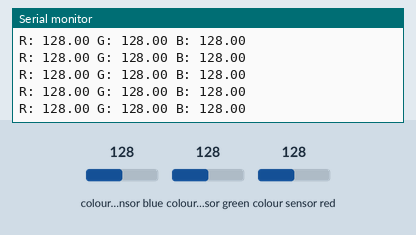
The sketch below on a simulated Arduino Uno, built with avr-gcc and run on an emulated ATmega328P. Parts: the last lines printed to the serial monitor. The inputs (shaded band) are chosen by the test bench; at power-on: colour sensor blue 128, colour sensor green 128, colour sensor red 128.

Above: at 1.2 s.
1.3 s: colour sensor blue set to 5
At 1.36 s:
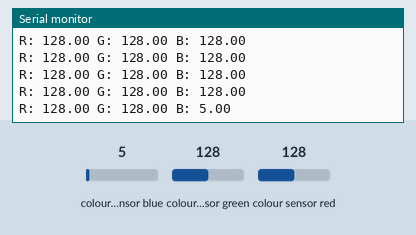
4.3 s: colour sensor green set to 5
At 4.3 s:
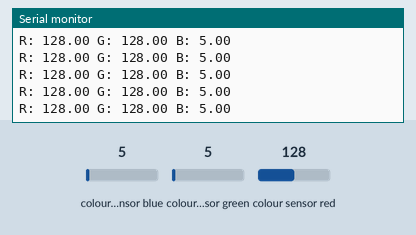
7.3 s: colour sensor blue set to 64
At 7.35 s:
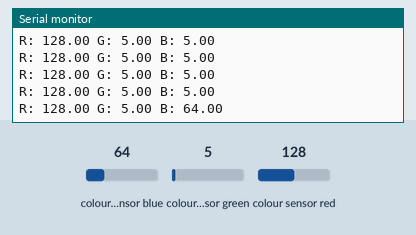
10.3 s: colour sensor red set to 5
At 10.34 s:
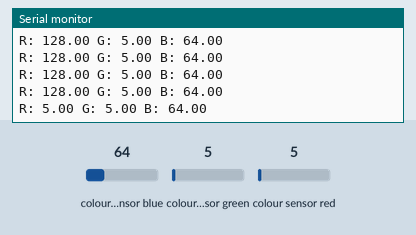
Timing chart, 0 to 12.8 s (numbered marks = the images above; inputs shaded):
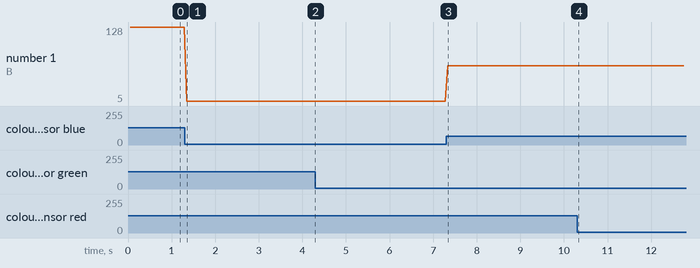

Measured:
- after the input at 1.3 s, the serial monitor: prints a new line at once (image 1)
- after the input at 7.3 s, the serial monitor: prints a new line at once (image 3)
- after the input at 10.3 s, the serial monitor: prints a new line at once (image 4)
- plotted number 1: 128 → 5 after the input at 1.3 s, 5 → 64 after the input at 7.3 s

The sketch:

test.ino
```cpp
#include <Adafruit_TCS34725.h>
#include <Wire.h>
#include "Adafruit_TCS34725.h"

/* Example code for the Adafruit TCS34725 breakout library */

/* Connect SCL to analog 5
Connect SDA to analog 4
Connect VDD to 3.3V DC
Connect GROUND to common ground */

/* Initialise with default values (int time = 2.4ms, gain = 1x) */
///Adafruit_TCS34725 tcs = Adafruit_TCS34725();
Adafruit_TCS34725 tcs = Adafruit_TCS34725(TCS34725_INTEGRATIONTIME_50MS, TCS34725_GAIN_16X);


void setup(void) {
Serial.begin(9600);

if (tcs.begin()) {
Serial.println("Found sensor");
} else {
Serial.println("No TCS34725 found ... check your connections");
while (1);
}

// Now we're ready to get readings!
}

void loop(void) {
float r,g,b;
tcs.getRGB(&r,&g,&b);
Serial.print("R: "); Serial.print(r); Serial.print(" ");
Serial.print("G: "); Serial.print(g); Serial.print(" ");
Serial.print("B: "); Serial.print(b); Serial.print(" ");
Serial.println();

/*
uint16_t r, g, b, c, colorTemp, lux;

tcs.getRawData(&r, &g, &b, &c);
colorTemp = tcs.calculateColorTemperature(r, g, b);
lux = tcs.calculateLux(r, g, b);

Serial.print("Color Temp: "); Serial.print(colorTemp, DEC); Serial.print(" K - ");
Serial.print("Lux: "); Serial.print(lux, DEC); Serial.print(" - ");
Serial.print("R: "); Serial.print(r, DEC); Serial.print(" ");
Serial.print("G: "); Serial.print(g, DEC); Serial.print(" ");
Serial.print("B: "); Serial.print(b, DEC); Serial.print(" ");
Serial.print("C: "); Serial.print(c, DEC); Serial.print(" ");
Serial.println(" ");
*/
}
```
